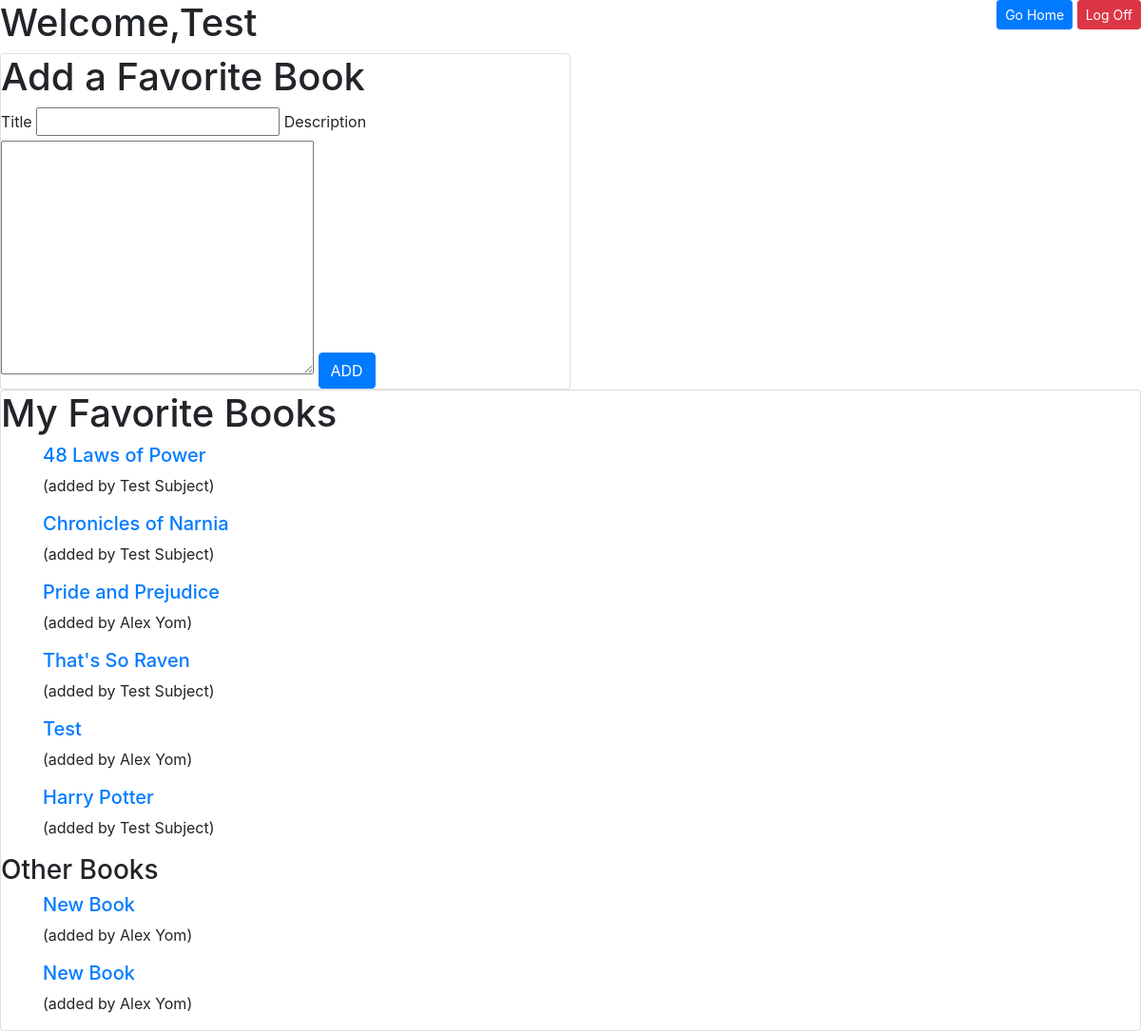
Screenshot of /books/ (signed in) with the database file from the repository.
### fave_books_app/models.py (models this page shows)
class Book(models.Model):
    title = models.CharField(max_length = 255)
    desc = models.TextField(max_length=255)
    creator = models.ForeignKey(User, related_name='book_creator', on_delete=models.CASCADE)
    created_at = models.DateTimeField(auto_now_add = True)
    updated_at = models.DateTimeField(auto_now = True)
    favorited_by = models.ManyToManyField(User, related_name='user_favorites')
    objects = BookManager()

### login_app/models.py (models this page shows)
class User(models.Model):
    first_name = models.CharField(max_length = 245)
    last_name = models.CharField(max_length = 245)
    email = models.CharField(max_length = 350)
    password = models.CharField(max_length = 60)
    created_at = models.DateTimeField(auto_now_add = True)
    updated_at = models.DateTimeField(auto_now = True)
    objects = UserManager()

### fave_books_app/views.py (the view)
# urls.py: path('', views.index),
def index(request):
    if 'user_id' not in request.session:
        return redirect('/')
    else:
        context = {
            'books': Book.objects.all(),
            'this_user': User.objects.get(id = request.session['user_id'])
        }
        return render(request, 'books_index.html', context)

### fave_books_app/templates/books_index.html (shortened to what this page needs)
<!DOCTYPE html>
<html lang="en">
<head>
    <link rel="stylesheet" href="https://maxcdn.bootstrapcdn.com/bootstrap/4.0.0/css/bootstrap.min.css">
</head>
<body>
    <header class="d-flex justify-content-between">
        <h1 class="justify-content-start">Welcome,{{ request.session.user_first_name }}</h1>
        <form action="/user/logout" method="POST" class="justify-content-end">
            <a class="btn btn-primary btn-sm" href="/success">Go Home</a>
            <button class="btn btn-danger btn-sm">Log Off</button>
        </form>
    </header>
    <div class="card" style="width: 50%;">
        <form action='add_book' method='POST'>
            <h1>Add a Favorite Book</h1>
            <label for="title">Title</label>
            <input type="text" name="title" id="title">
            <label for="desc">Description</label>
            <textarea name="desc" id="desc" cols="30" rows="10"></textarea>
            <button type="submit" class="btn btn-primary">ADD</button>
        </form>
    </div>
    <div class="card">
        <h1>My Favorite Books</h1>
        {% for book in books %}
        {% if this_user in book.favorited_by.all %}
        <div class="container">
            <h5><a href="{{book.id}}">{{book.title}}</a></h5>
            <p>(added by {{book.creator.first_name}} {{book.creator.last_name}})</p>
        </div>
        {% endif %}
        {% endfor %}
        <h3>Other Books</h3>
        {% for book in books %}
        {% if this_user not in book.favorited_by.all %}
        <div class="container">
            <h5><a href="{{book.id}}">{{book.title}}</a></h5>
            <p>(added by {{book.creator.first_name}} {{book.creator.last_name}})</p>
        </div>
        {% endif %}
        {% endfor %}
    </div>
</body>
</html>

### rows the page displays
Book: title "48 Laws of Power", creator.first_name "Test", creator.last_name "Subject"
Book: title "Chronicles of Narnia", creator.first_name "Test", creator.last_name "Subject"
Book: title "Pride and Prejudice", creator.first_name "Alex", creator.last_name "Yom"
Book: title "That's So Raven", creator.first_name "Test", creator.last_name "Subject"
Book: title "Test", creator.first_name "Alex", creator.last_name "Yom"
Book: title "Harry Potter", creator.first_name "Test", creator.last_name "Subject"
Book: title "New Book", creator.first_name "Alex", creator.last_name "Yom"
Book: title "New Book", creator.first_name "Alex", creator.last_name "Yom"

### other values shown
{{ request.session.user_first_name }} "Test"
